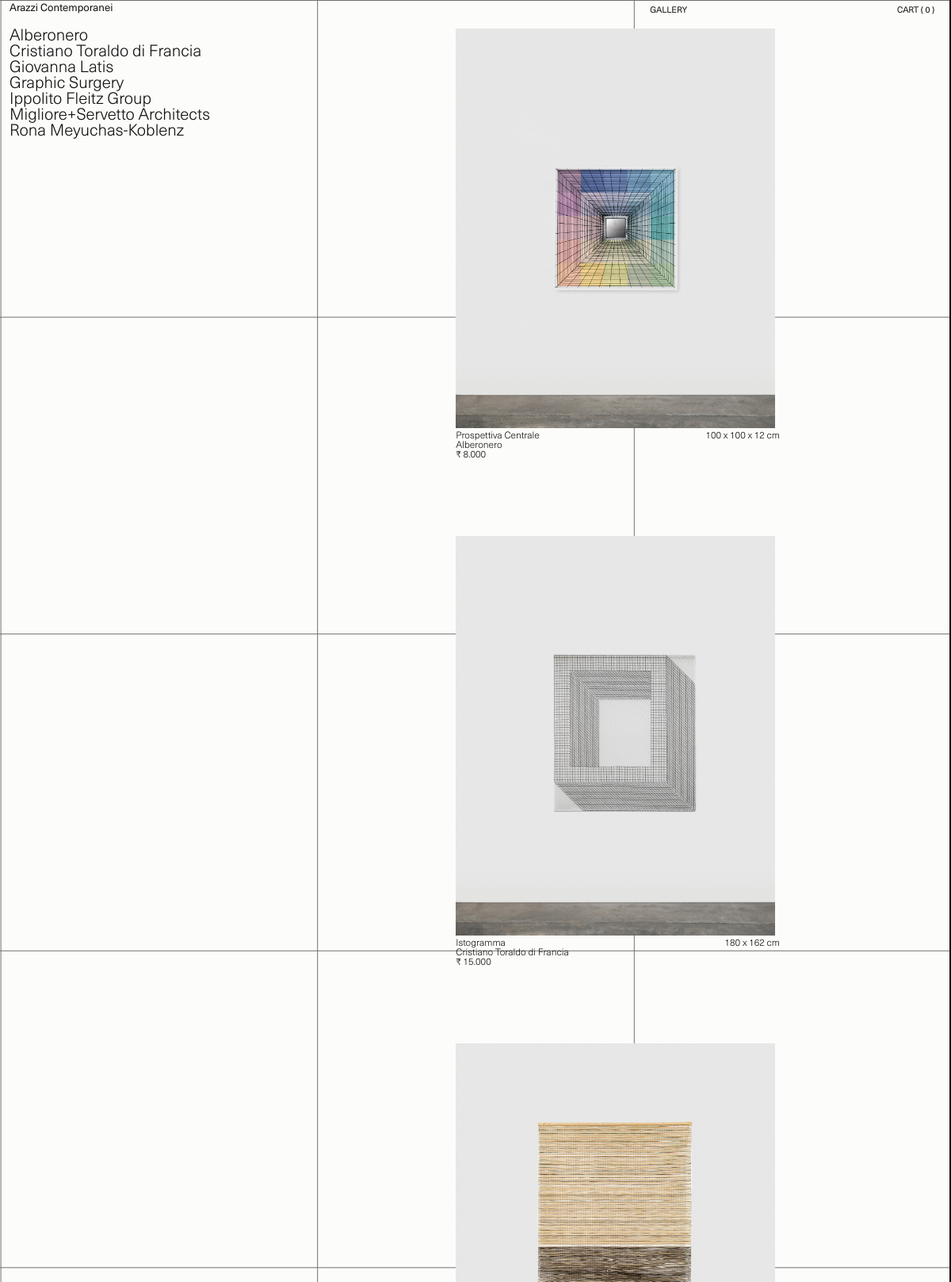
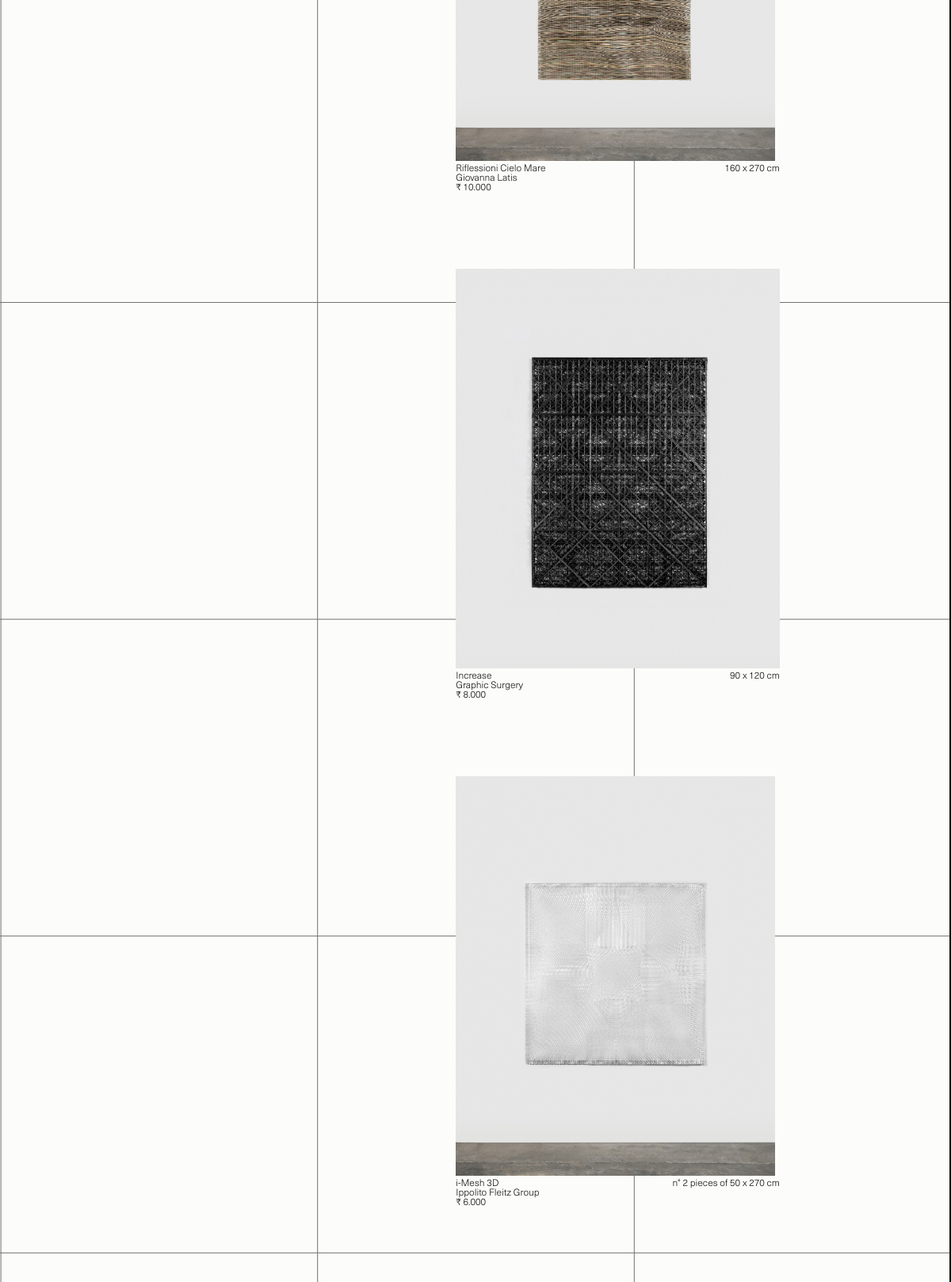
Page /gallery/ (upper part) on the committed database (2 pictures, top to bottom).
### core/models.py (models this page shows, shortened)
class Product(models.Model):
    title = models.CharField(max_length=255, blank=False, null=False)
    secondtitle = models.CharField(max_length=255, blank=False, null=False)
    firstDisc = models.TextField(max_length=255, blank=False, null=False)
    secondDisc = models.TextField(max_length=255, blank=False, null=False)
    price = models.IntegerField()
    mainDisc = models.TextField(max_length=255, blank=False, null=False)
    firstImage = models.ImageField(upload_to='uploads/', blank=True, null=True)
    secondImage = models.ImageField(upload_to='uploads/', blank=True, null=True)
    thirdImage = models.ImageField(upload_to='uploads/', blank=True, null=True)
    createdAT = models.DateTimeField(auto_now_add=True)
    hrefId = models.SlugField(max_length=255, allow_unicode=True, blank=True, null=True)
    divsId = models.SlugField(max_length=255, allow_unicode=True, blank=True, null=True)
    slug = models.SlugField(max_length=255, allow_unicode=True, blank=True)
    thumbnail = models.ImageField(upload_to='uploads/', blank=True, null=True)
    class Meta:
        verbose_name_plural = 'Product'
        ordering = ['createdAT']

### core/views.py (the view)
# urls.py: path('gallery/', gallery, name="gallery"),
def gallery(request):
    products = Product.objects.all()
    cart = Cart(request)
    remove_from_cart = request.GET.get('remove_from_cart', '')
    if remove_from_cart:
        cart.remove(remove_from_cart)
        return redirect('gallery')
    context = {
        'products': products,
        'cart': cart,
    }
    return render(request, "core/gallery.html", context)

### core/cart.py (called while the page is built)
    def __len__(self):
        return sum(item['quantity'] for item in self.cart.values())

### core/templates/core/gallery.html (shortened to what this page needs)
{% extends "core/base.html" %}
{% load static %}
{% block content %}
<div class="gall__div1">
    <div class="gall__div2">
        <div class="gall__div3">
            <div class="gall__div4">
                {% for product in products %}
                  <a data-scroll href="#{{product.hrefId}}"><p>{{ product.title }}</p></a>
                {% endfor %}
            </div>
            <div class="gall__div5">
                <div class="gall__div6">
                    {% for product in products %}
                        <a href="{% url 'productPage' product.slug %}">
                            <div id="{{ product.divsId }}" class="gall__div7">
                                <div class="gall__div8">
                                    <img src="{{ product.thirdImage.url }}" class="gall__img1" alt="">
                                </div>
                                <div class="gall__div9">
                                    <div class="gall__div10">
                                        <p>{{ product.secondtitle }}</p>
                                        <p>{{ product.title }}</p>
                                        <p>₹ {{ product.price }}.000</p>
                                    </div>
                                    <div class="gall__div11">
                                        <p>{{ product.firstDisc }}</p>
                                    </div>
                                </div>
                            </div>
                        </a>
                    {% endfor %}
                </div>
            </div>
        </div>
    </div>
</div>
{% if cart|length == 0 %}
  <div class="spe__div25" id="spe__div25">
        </div>
    {% endif %}
{% endblock content %}

### core/templates/core/base.html (shortened to what this page needs)
{% load static %}
<!DOCTYPE html>
<html lang="en">
<head>
    <link rel="stylesheet" href="{% static "styles/index.css" %}">
    <link
  rel="stylesheet"
  href="https://cdn.jsdelivr.net/npm/swiper@9/swiper-bundle.min.css"
/>
</head>
<body>
    <div class="app__div1">
        <div class="app__div2">
            <div class="nav__div1">
                <div class="nav__div2">
                    <div class="nav__div3">
                        <div class="nav__div4">
                            <div class="nav__div5"><a style="text-decoration: none;" href="{% url 'frontpage' %}"><p>Arazzi Contemporanei</p></a></div>
                        </div>
                        <div class="nav__div6">
                            <div class="nav__div7">
                                <div class="nav__div8"><p><a style="text-decoration: none;" href="{% url 'gallery' %}">GALLERY</a></p></div>
                            </div>
                            <div class="nav__div9">
                                <div class="nav__div10" id="nav__div10">
                                    {% if cart|length == 0 %}
                                        <p id="t">CART ( 0 )</p>
                                    {% else %}
                                        <p id="t">CART ( {{ cart|length }} )</p>
                                    {% endif %}
                                </div>
                            </div>
                        </div>
                    </div>
                </div>
            </div>
            <div class="home__div1">
                {% block content %}
                {% endblock content %}
            </div>
        </div>
    </div>
</body>
</html>

### static/styles/index.css (style rules this page uses)
* { margin: 0; padding: 0; box-sizing: border-box; }
body { background-color: #fcfcfa; color: #121212; height: auto; min-height: 100%; display: block; overflow-x: hidden; font-family: kazuoDark; background-image: linear-gradient(rgb(112, 112, 112) 0.5px, transparent 0.5px), linear-gradient(90deg, rgb(112, 112, 112) 0.5px, transparent 0.5px); background-size: 33.3vw 33.3vw; background-position: center top; }
a { text-decoration: none; color: #121212; }
.app__div1 { margin-left: 1vw; margin-right: 1vw; }
.app__div2 { width: 100%; margin-top: 0.5vw; }
.nav__div1 { position: relative; z-index: 999; }
.nav__div2 { position: relative; width: 100%; position: fixed; top: 0%; height: auto; margin-top: 0.3vw; }
.nav__div3 { display: flex; justify-content: space-between; margin-right: 1.7vw; }
.nav__div5 { font-size: 1.1vw; color: #121212; }
.nav__div6 { display: flex; }
.nav__div6 div { margin-left: 20vw; }
.nav__div6 div:nth-child(1) { margin-left: 0vw; }
.nav__div8, .nav__div10 { background-color: #fcfcfa; border: 0.01vw solid #fcfcfa; padding: 0.3vw; border-radius: 1.3vw; font-size: 0.9vw; width: 6vw; text-align: center; cursor: pointer; }
.home__div1 { margin-top: 3vw; }
.gall__div2 { margin-right: 17vw; }
.gall__div3 { display: flex; justify-content: space-between; }
.gall__div4 { font-size: 1.7vw; font-family: kazuoLight; position: sticky; align-self: flex-start; z-index: 1111; top: 3vw; }
.gall__div4 p { background-color: #fcfcfa; }
.gall__img1 { height: 42vw; }
.gall__div7 { margin-bottom: 8vw; }
.gall__div9 { display: flex; justify-content: space-between; font-size: 1vw; font-weight: 500; font-family: kazuoLight; }
.spe__div25 { position: fixed; top: 0vw; right: 0vw; background-color: #fcfcfa; height: 100%; z-index: 99999; width: 0vw; border: 0.01vw solid #121212; transition: 0.4s ease-in-out; }

### rows in the picture
Product: title "Alberonero", thirdImage (picture), secondtitle "Prospettiva Centrale", price "8", firstDisc "100 x 100 x 12 cm"
Product: title "Cristiano Toraldo di Francia", thirdImage (picture), secondtitle "Istogramma", price "15", firstDisc "180 x 162 cm"
Product: title "Giovanna Latis", thirdImage (picture), secondtitle "Riflessioni Cielo Mare", price "10", firstDisc "160 x 270 cm"
Product: title "Graphic Surgery", thirdImage (picture), secondtitle "Increase", price "8", firstDisc "90 x 120 cm"
Product: title "Ippolito Fleitz Group", thirdImage (picture), secondtitle "i-Mesh 3D", price "6", firstDisc "n° 2 pieces of 50 x 270 cm"
Product: title "Migliore+Servetto Architects"
Product: title "Rona Meyuchas-Koblenz"
